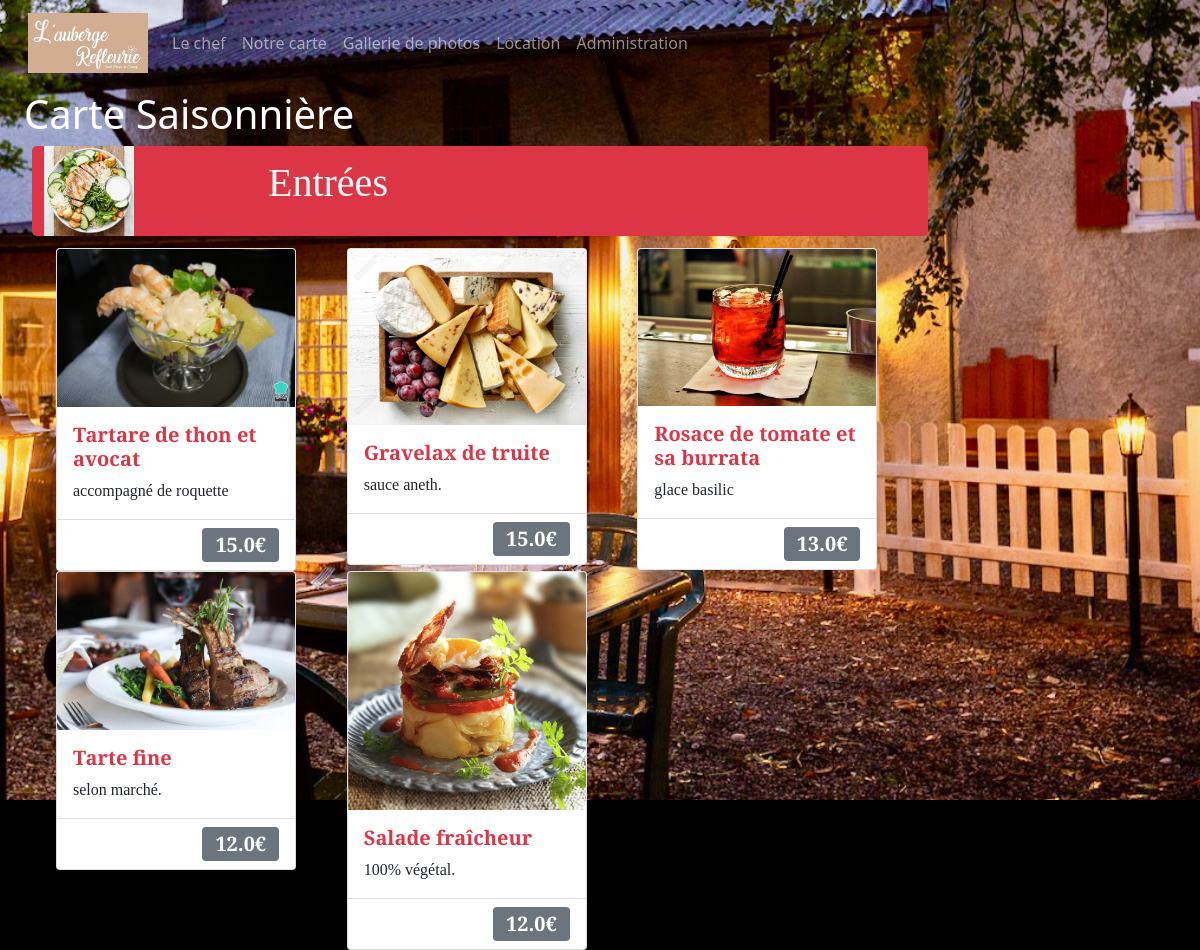
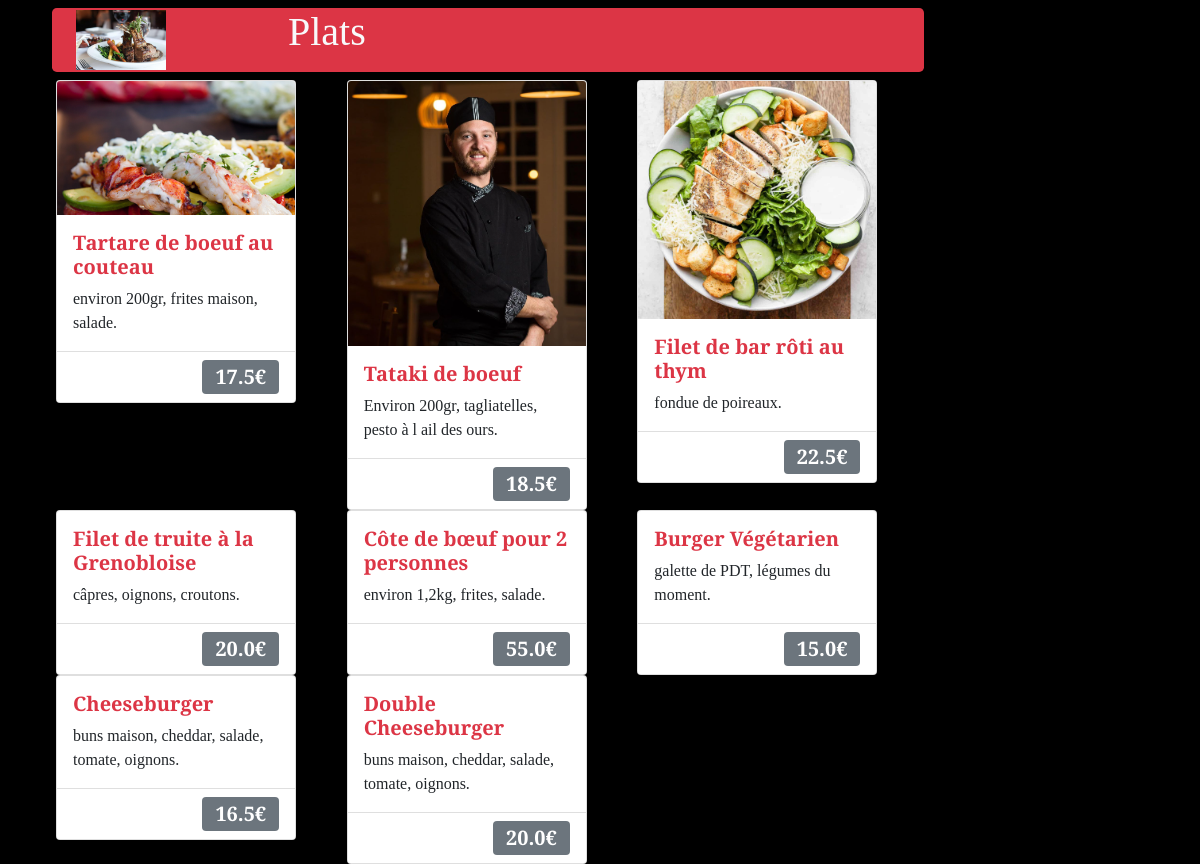
The app's page /menuqr (upper part), older data (2 pictures, top to bottom).
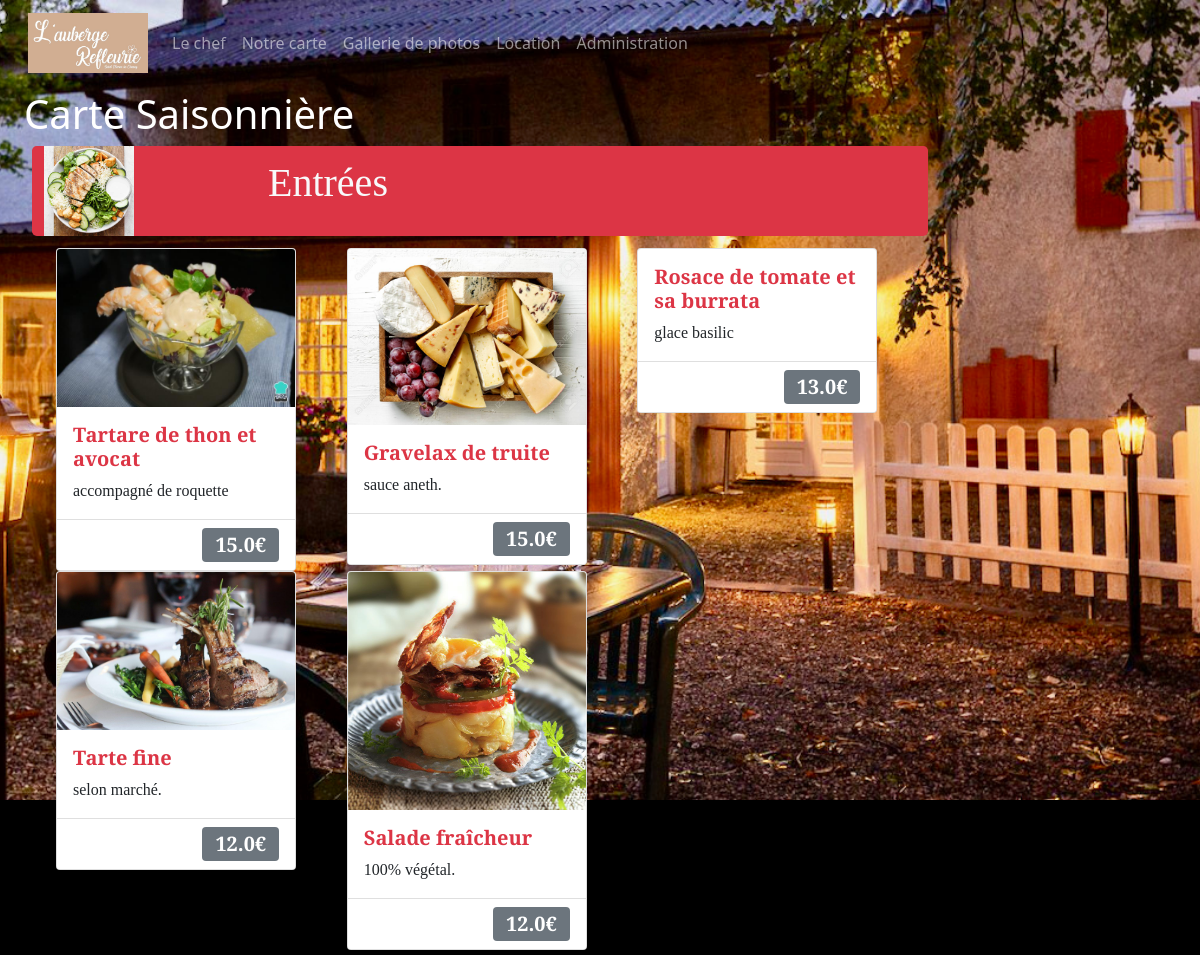
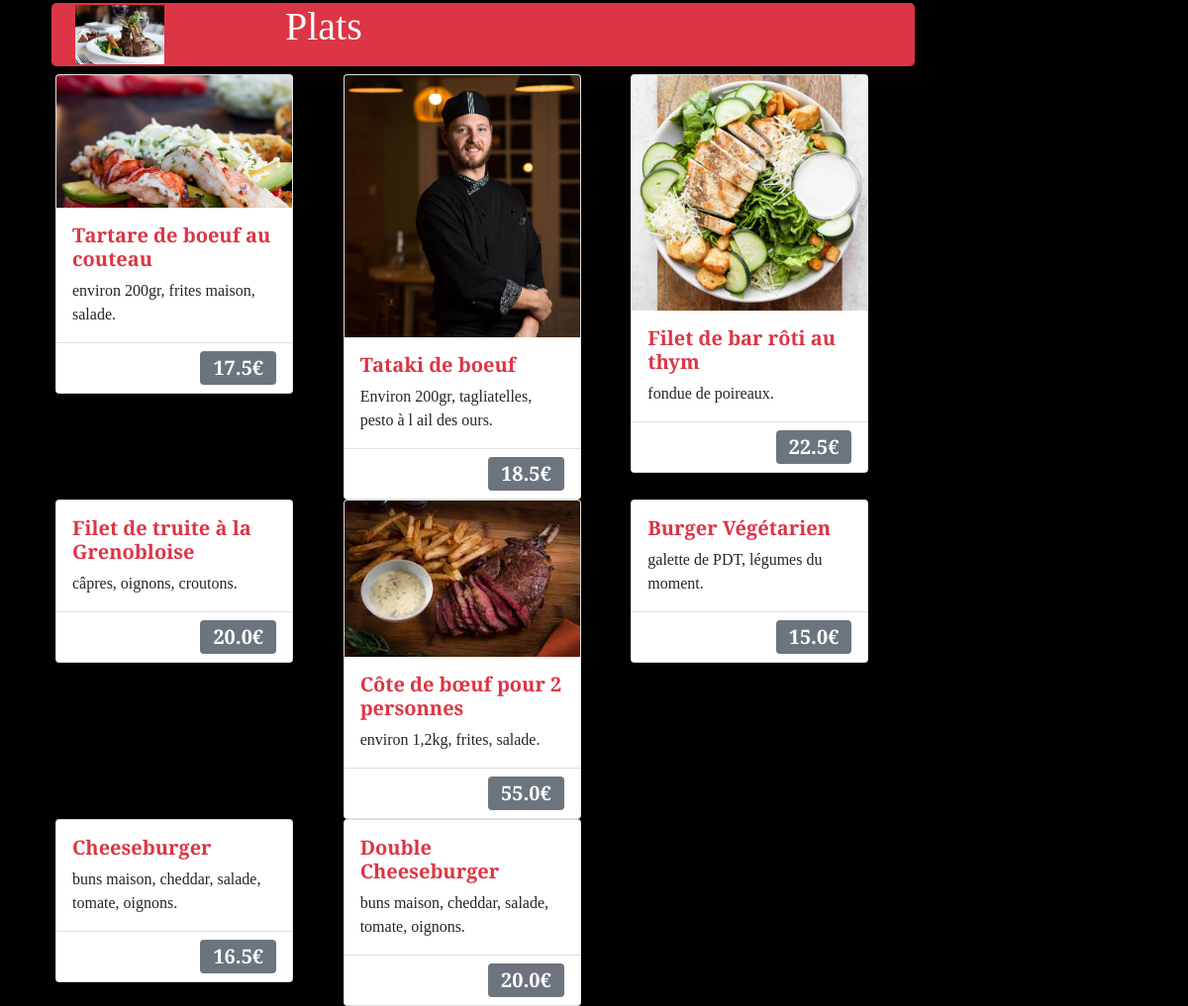
The same page, newer data (2 pictures, top to bottom).
### app.py (models this page shows, shortened)
class Product(db.Model):
    __tablename__ = 'product'
    id          = db.Column(db.Integer, primary_key=True)
    idcat       = db.Column(db.Integer, nullable=False)
    titre       = db.Column(db.String(124), nullable=False)
    description = db.Column(db.String(256))
    prix        = db.Column(db.Numeric, nullable=False)
    image       = db.Column(db.String(128))
    categorie   = db.Column(db.String(128))
    ordercat    = db.Column(db.Integer)

### app.py (the view)
@app.route('/menuqr', methods=['GET', 'POST'])
def menuqr():
    nombre_funcion = inspect.currentframe().f_code.co_name
    app.logger.info(nombre_funcion)
    registros = Product.query.order_by(Product.ordercat.asc()).all()
    return render_template('menuqr.html', resultados=registros)

### templates/menuqr.html (shortened to what this page needs)
{% extends "layout.html" %}
{% block head %}
{{ super() }}
{% endblock %}
{% block content %}
<div class="container">
        <h1 class="text-white">Carte Saisonnière</h1>
        {% set count = namespace(value=1) %} {% set vars = {'categorie': 'Entrées'} %}
    <div class="row align-items-center rounded-3 bg-danger m-2">
        <div class="col-12 col-sm-3">
            <img  src="static/images/gallery/chicken-caesar-salad-6sq.jpg" width="90" />
        </div>
        <div class="col-auto text-light col-sm-9"  style="min-width: 14rem">
            <h1>{{ vars['categorie'] }}</h1>
        </div>
    </div>
    <div class="container">
        <div class="row align-items-start m-1 p-1">
            {% for row in resultados %}
                {% if row['ordercat']|int == count.value %}
                    <div class="col-12 col-md-6 col-lg-4">
                        <div class="card" style="width: 15rem">
                            {% if row['image'] != 'fondo.png' %}
                                    <img
                                        src="static/images/photos/{{ row['image'] }}"
                                        class="card-img-top"
                                        style="max-width: 100%; height: auto;"
                                        alt="..."
                                    />
                            {% endif %}
                                <div class="card-body">
                                    <h5 class="card-title font-weight-bold text-danger">{{ row['titre'] }}</h5>
                                    <p class="card-text">{{ row['description'] }}</p>
                                </div>
                                <ul class="list-group list-group-flush">
                                    <li class="list-group-item text-end">
                                    <span class="badge fs-5 bg-secondary"
                                        >{{ row['prix']|float|round(2) }}€</span
                                    >
                                    </li>
                                </ul>
                        </div>
                    </div>
                {% else %}
                {% set count.value = count.value + 1 %}
    <div class="row align-items-center rounded-3 bg-danger m-2">
        <div class="col-12 col-sm-3">
        <img src="static/images/photos/{{ row['categorie'] }}.jpg" width="90" />
        </div>
        <div class="col-auto text-light col-sm-9"> <h1>{{ row['categorie'] }}</h1> <p class=""></p>
        </div>
    </div>
                    <div class="col-12 col-md-6 col-lg-4">
                        <div class="card" style="width: 15rem">
                            {% if row['image'] != 'fondo.png' %}
                                    <img
                                        src="static/images/photos/{{ row['image'] }}"
                                        class="card-img-top"
                                        style="max-width: 100%; height: auto;"
                                        alt="..."
                                    />
                            {% endif %}
                            <div class="card-body">
                            <h5 class="card-title font-weight-bold text-danger">{{ row['titre'] }}</h5>
                            <p class="card-text">{{ row['description'] }}</p>
                            </div>
                            <ul class="list-group list-group-flush">
                            <li class="list-group-item text-end">
                                <span class="badge fs-5 bg-secondary"
                                >{{ row['prix']|float|round(2) }}€</span
                                >
                            </li>
                            </ul>
                        </div>
                    </div>
                {% endif %}
            {% endfor %}
        </div>
    </div>
</div>
{% endblock %}

### templates/layout.html (shortened to what this page needs)
<!doctype html>
<html lang="en">
<head>
    {% block head %}
        <link rel="stylesheet" href="https://cdn.jsdelivr.net/npm/bootstrap@4.6.0/dist/css/bootstrap.min.css"
>
        <link rel="stylesheet" href="{{ url_for('static', filename='css/main.css') }}">
        <link rel="stylesheet" href="{{ url_for('static', filename='css/bootstrap.css') }}">
    {% endblock %}
</head>
<body >
<div class="header">
    <nav class="navbar navbar-expand-md navbar-dark fixed-top" id="customNavbar">
        <div class="container-fluid">
            <a class="navbar-brand" href="/"><img src="{{ url_for('static', filename='images/logoauberge.jpeg') }}"  width="120px" alt="Website Python"></a>
            <div class="collapse navbar-collapse" id="navbarScroll">
                <ul class="navbar-nav me-auto my-2 my-lg-0 navbar-nav-scroll" style="--bs-scroll-height: 100px;">
                    <li class="nav-item">
                        <a class="nav-link" href="{{ url_for('about') }} ">Le chef</a>
                    </li>
                    <li class="nav-item">
                        <a class="nav-link" href="{{ url_for('menuqr') }} ">Notre carte</a>
                    </li>
                    <li class="nav-item">
                        <a class="nav-link" href="{{ url_for('get_gallery') }} ">Gallerie de photos</a>
                    </li>
                    <li class="nav-item">
                        <a class="nav-link" href="{{ url_for('locate') }} ">Location</a>
                    </li>
                {% if current_user.is_authenticated %}
                <span class="nav-item">
                    <a class="nav-link text-primary"  href="{{ url_for('menu') }}">Menu du jour</a>
                </span>
                <span class="nav-item">
                    <a class="nav-link text-primary"  href="{{ url_for('carta') }}">Adm. Carte</a>
                </span>
                <span class="nav-item">
                    <a class="nav-link text-primary"  href="{{ url_for('logout') }}">Logout</a>
                </span>
                {% else %}
                <span class="nav-item">
                    <a class="nav-link" href="#" data-toggle="modal" data-target="#loginModal">Administration</a>
                </span>
                {% endif %}
            </ul>
            </div>
        </div>
    </nav>
    <div class="wrapper">
        <div class="container">
            {% block content %} {% endblock %}
        </div>
    </div>
</div>
</body>
</html>

### templates/menuqr.html (style rules this page uses)
.row { font-family: "Libre Baskerville", serif; }

Row changes from the older to the newer data that the page shows:
changed Product "Rosace de tomate et sa burrata": image: picture removed
changed Product "Côte de bœuf pour 2 personnes": image: picture added
